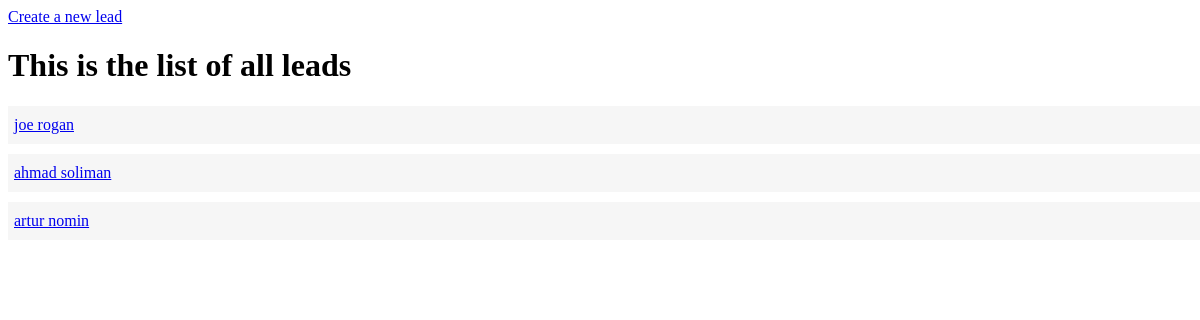
The page /leads/ on the database as committed earlier.
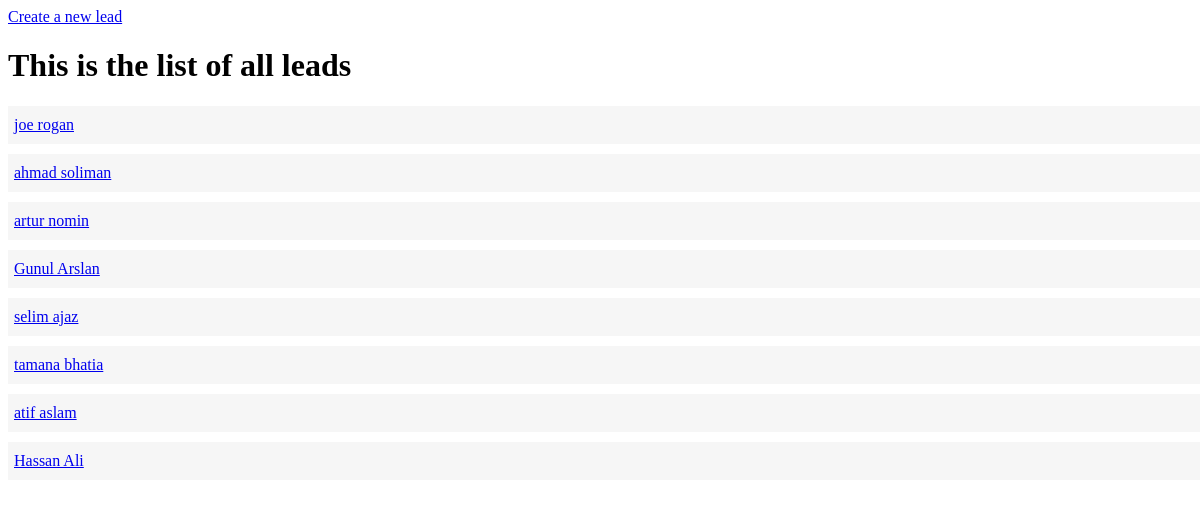
The same page on the database as committed later.
### leads/models.py (models this page shows)
class Lead(models.Model):
    first_name = models.CharField(max_length=225)
    last_name = models.CharField(max_length=225)
    age = models.IntegerField(default=0)
    agent = models.ForeignKey("Agent", on_delete=models.CASCADE)
    def __str__(self) -> str:
        return f"{self.first_name} {self.last_name}"

### leads/views.py (the view)
# urls.py: path('', lead_list, name='lead-list'),
def lead_list(request):
    lead = Lead.objects.all()
    context = {
        'leads' : lead
    }
    return render(request, 'lead_list.html', context=context)

### templates/lead_list.html (shortened to what this page needs)
<!DOCTYPE html>
<html lang="en">
<head>
</head>
<body>
    <a href="{% url 'lead-create' %}">Create a new lead</a>
    <h1>This is the list of all leads</h1>
    {% for lead in leads %}
    <div class="lead">
       <a href="{{lead.id}}"> {{lead}} </a>
    </div>
    {% endfor %}
</body>
</html>

### templates/lead_list.html (style rules this page uses)
.lead { padding-top: 10px; padding-bottom: 10px; padding-right: 6px; padding-left: 6px; margin-top: 10px; background-color: #f6f6f6; width: 100%; }

Rows that differ between the two databases and show on the page:
added Lead: first_name+last_name "Gunul Arslan"
added Lead: first_name+last_name "selim ajaz"
added Lead: first_name+last_name "tamana bhatia"
added Lead: first_name+last_name "atif aslam"
added Lead: first_name+last_name "Hassan Ali"
